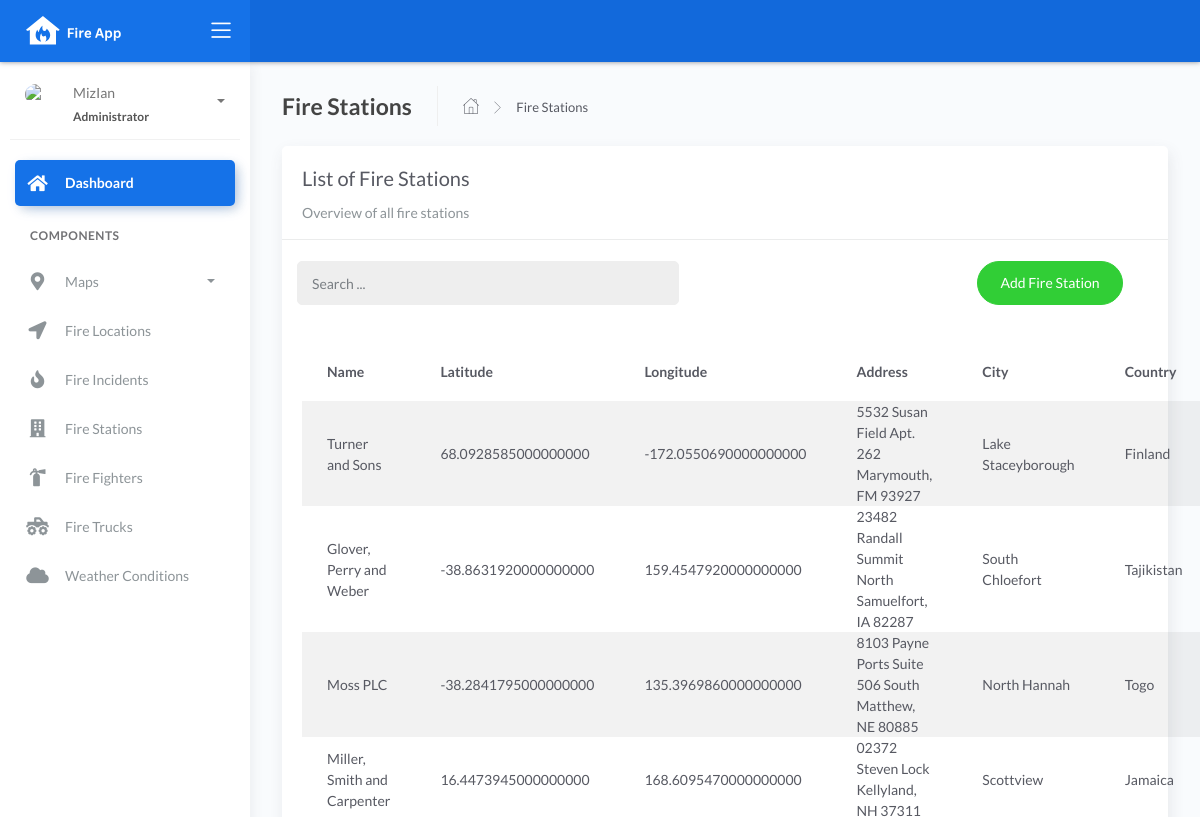
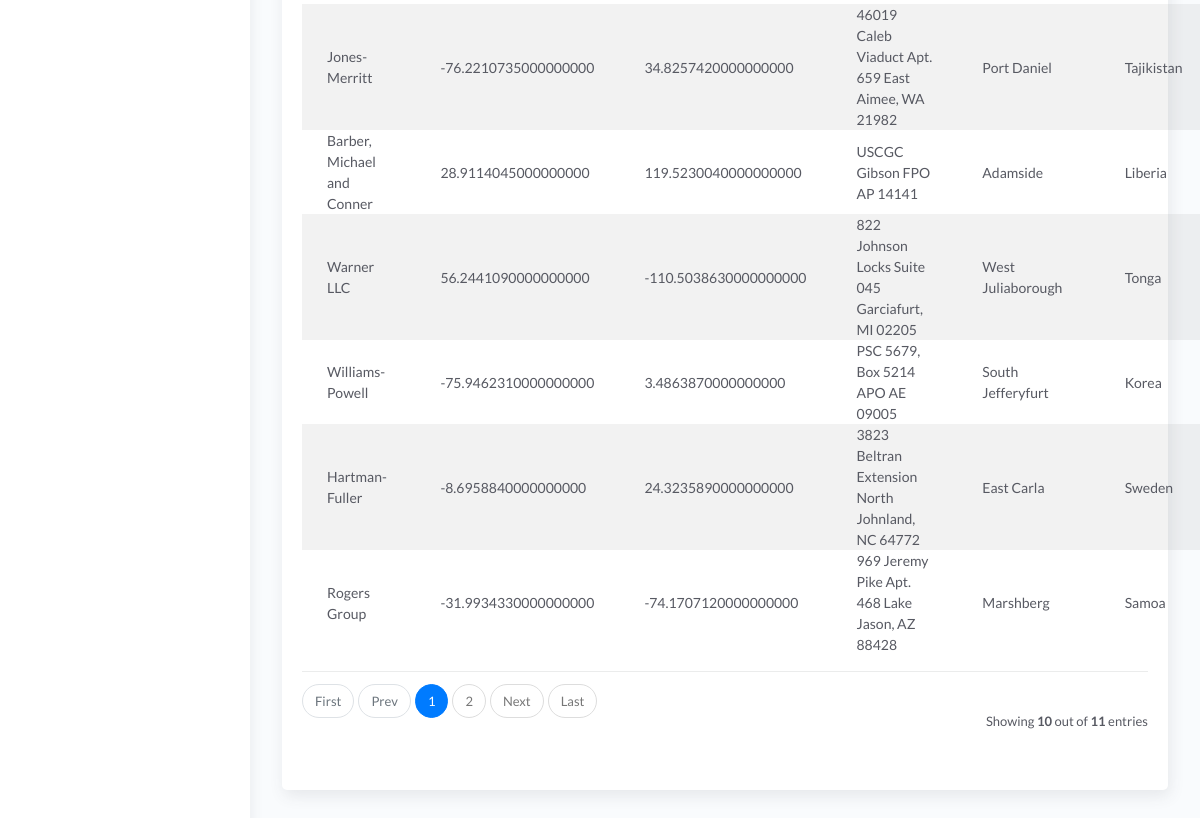
The app's page /firestation_list, older data (2 pictures, top to bottom).
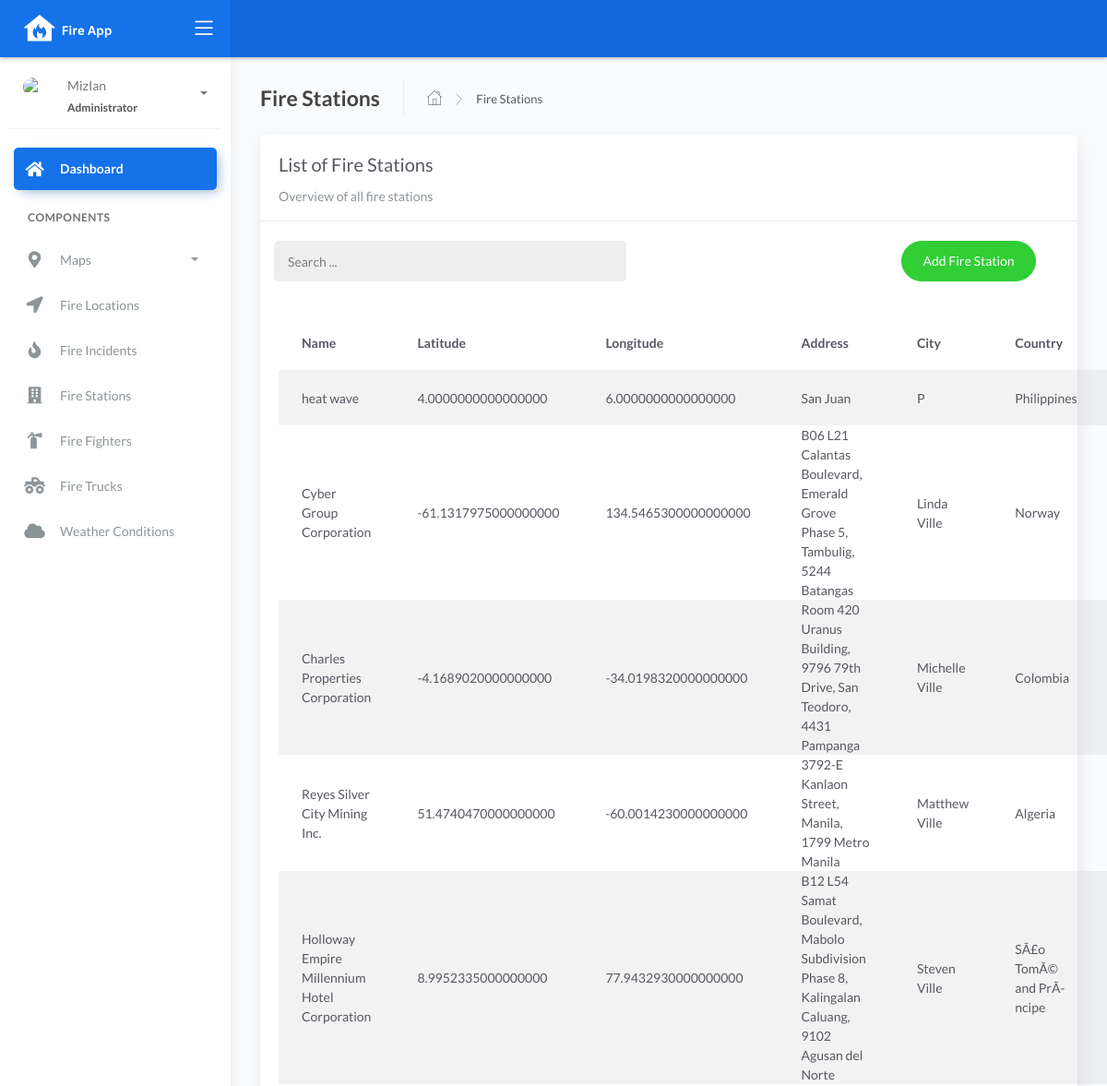
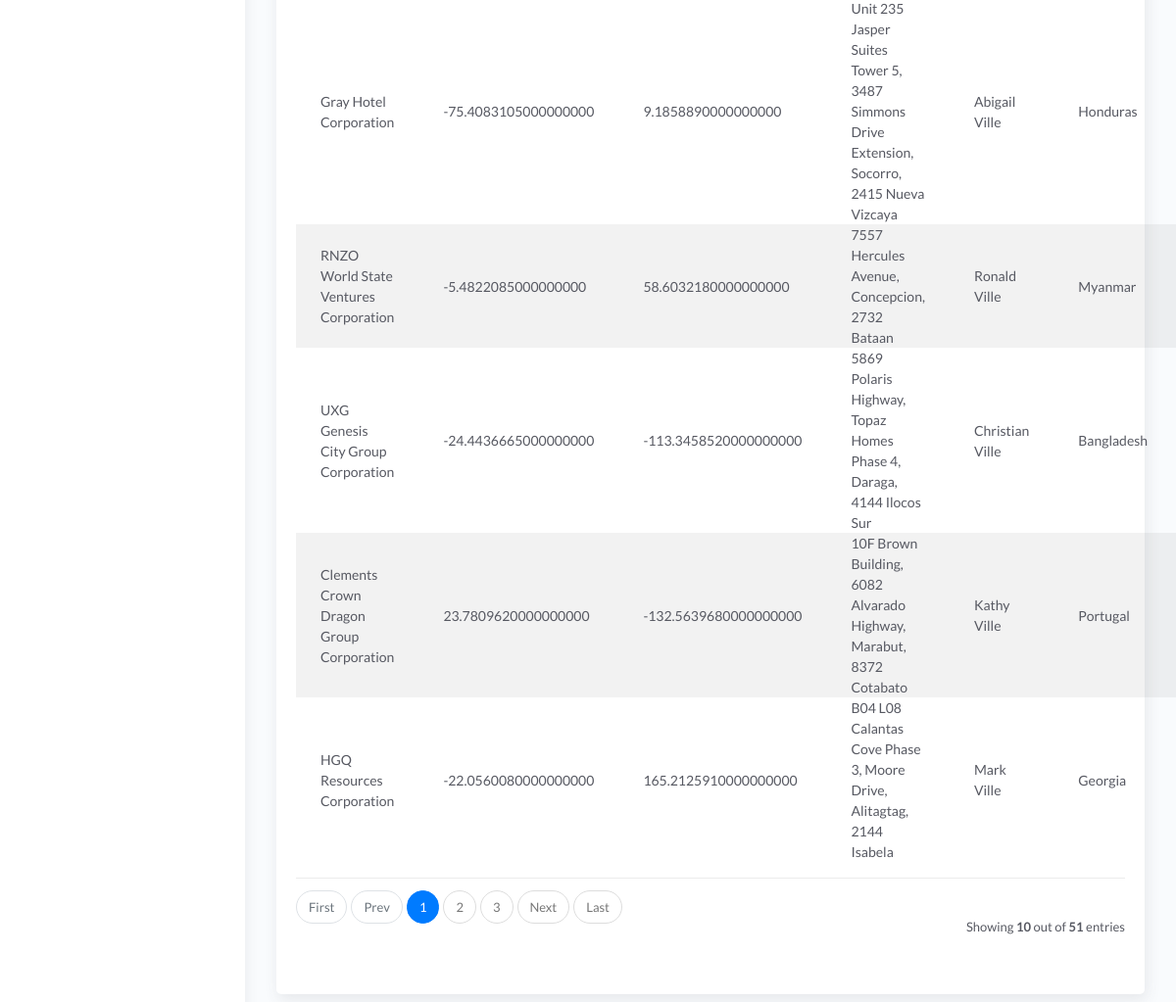
The same page, newer data (2 pictures, top to bottom).
### fire/models.py (models this page shows, shortened)
class BaseModel(models.Model):
    created_at = models.DateTimeField(auto_now_add=True, db_index=True)
    updated_at = models.DateTimeField(auto_now=True)
    class Meta:
        abstract = True

class FireStation(BaseModel):
    name = models.CharField(max_length=150)
    latitude = models.DecimalField(
        max_digits=22, decimal_places=16, null=True, blank=True)
    longitude = models.DecimalField(
        max_digits=22, decimal_places=16, null=True, blank=True)
    address = models.CharField(max_length=150)
    city = models.CharField(max_length=150)  # can be in separate table
    country = models.CharField(max_length=150)  # can be in separate table

### fire/views.py (the view)
# urls.py: path('firestation_list', FireStationList.as_view(), name='firestation-list'),
class FireStationList(ListView):
    model = FireStation
    context_object_name = 'firestation'
    template_name = "firestation_list.html"
    paginate_by = 10
    def get_queryset(self, *args, **kwargs):
         qs = super(FireStationList, self).get_queryset(*args, **kwargs)
         if self.request.GET.get("q") != None:
             query = self.request.GET.get('q')
             qs = qs.filter(Q(name__icontains=query) |
                            Q(address__icontains=query) |
                            Q(city__icontains=query) |
                            Q(country__icontains=query))
         return qs

### templates/firestation_list.html (shortened to what this page needs)
{% extends 'base.html' %} {% load static %} {% block content %}
<div class="content">
    <div class="page-inner">
        <div class="page-header">
            <h4 class="page-title">Fire Stations</h4>
            <ul class="breadcrumbs">
                <li class="nav-home">
                    <a href="{%url 'dashboard-chart' %}">
                    <i class="flaticon-home"></i>
                    </a>
                </li>
                <li class="separator">
                    <i class="flaticon-right-arrow"></i>
                </li>
                <li class="nav-item">
                    <a href="#">Fire Stations</a>
                </li>
            </ul>
        </div>
        <div class="row">
            <div class="col-md-12">
                <div class="card">
                    <div class="card-header">
                        <div class="card-title">List of Fire Stations</div>
                        <div class="card-category">Overview of all fire stations</div>
                    </div>
                    <br>
                        <div class="col-md-12 row">
                            <div class="col-md-6">
                                <form class="navbar-left navbar-form nav-search mr-md-3" action="{% url 'firestation-list' %}">
                                    <div class="input-group">
                                        <input type="text" placeholder="Search ..." class="form-control" name="q">
                                        <div class="input-group-append">
                                        <span class="input-group-text">
                                        </span>
                                        </div>
                                    </div>
                                </form>
                            </div>
                            <div class="col-md-6">
                                <div class="pull-right">
                                    <a href="{% url 'firestation-add'%}" class="btn btn-success btn-rounded">Add Fire Station</a>
                                </div>
                            </div>
                        </div>
                    <div class="card-body">
                        <table class="table table-striped mt-3">
                            <thead>
                                <tr>
                                    <th scope="col">Name</th>
                                    <th scope="col">Latitude</th>
                                    <th scope="col">Longitude</th>
                                    <th scope="col">Address</th>
                                    <th scope="col">City</th>
                                    <th scope="col">Country</th>
                                    <th scope="col">Action</th>
                                </tr>
                            </thead>
                            <tbody>
                                {% for object in object_list %}
                                <tr>
                                    <td>{{ object.name }}</td>
                                    <td>{{ object.latitude }}</td>
                                    <td>{{ object.longitude }}</td>
                                    <td>{{ object.address }}</td>
                                    <td>{{ object.city }}</td>
                                    <td>{{ object.country }}</td>
                                    <td>
                                    </td>
                                </tr>
                                {% empty %}
                                <tr>
                                    <td colspan="4" style="text-align: center">
                                    <p class="text-sm font-weight-bold mb-0">No Records Found</p>
                                    </td>
                                </tr>
                                {% endfor %}
                            </tbody>
                        </table>
                        {% include 'includes/pagination.html' %}
                    </div>
                </div>
            </div>
        </div>
    </div>
</div>
{% endblock %}

### templates/base.html (shortened to what this page needs)
{% load static %}
<!DOCTYPE html>
<html lang="en">
  <head>
    <link rel="stylesheet" href="{% static 'css/bootstrap.min.css' %}" />
    <link rel="stylesheet" href="{% static 'css/atlantis.min.css' %}" />
  </head>
  <body>
    <div class="wrapper">
      <div class="main-header">
        <div class="logo-header" data-background-color="blue">
          <a href="{% url 'dashboard-chart' %}" class="logo">
            <img src="{% static 'img/fireapp.svg' %}" alt="navbar brand" class="navbar-brand" />
          </a>
          <div class="nav-toggle">
            <button class="btn btn-toggle toggle-sidebar">
              <i class="icon-menu"></i>
            </button>
          </div>
        </div>
        <nav class="navbar navbar-header navbar-expand-lg" data-background-color="blue2">
        </nav>
      </div>
      <div class="sidebar sidebar-style-2">
        <div class="sidebar-wrapper scrollbar scrollbar-inner">
          <div class="sidebar-content">
            <div class="user">
              <div class="avatar-sm float-left mr-2">
                <img src="DITO MAGLAGAY NG IMG" alt="..." class="avatar-img rounded-circle" />
              </div>
              <div class="info">
                <a data-toggle="collapse" href="#collapseExample" aria-expanded="true">
                  <span>
                    MizIan
                    <span class="user-level">Administrator</span>
                    <span class="caret"></span>
                  </span>
                </a>
              </div>
            </div>
            <ul class="nav nav-primary">
              <li class="nav-item active">
                <a href="{% url 'dashboard-chart' %}">
                  <i class="fas fa-home"></i>
                  <p>Dashboard</p>
                </a>
              </li>
              <li class="nav-section">
                <h4 class="text-section">Components</h4>
              </li>
              <li class="nav-item">
                <a data-toggle="collapse" href="#maps">
                  <i class="fas fa-map-marker-alt"></i>
                  <p>Maps</p>
                  <span class="caret"></span>
                </a>
              </li>
              <li class="nav-item">
                <a href="{% url 'locations-list' %}">
                  <i class="fas fa-location-arrow"></i>
                  <p>Fire Locations</p>
                </a>
              </li>
              <li class="nav-item">
                <a href="{% url 'incident-list' %}">
                  <i class="fas fa-fire"></i>
                  <p>Fire Incidents</p>
                </a>
              </li>
              <li class="nav-item">
                <a href="{% url 'firestation-list' %}">
                  <i class="fas fa-building"></i>
                  <p>Fire Stations</p>
                </a>
              </li>
              <li class="nav-item">
                <a href="{% url 'firefighters-list' %}">
                  <i class="fas fa-fire-extinguisher"></i>
                  <p>Fire Fighters</p>
                </a>
              </li>
              <li class="nav-item">
                <a href="{% url 'firetruck-list' %}">
                  <i class="fas fa-truck-monster"></i>
                  <p>Fire Trucks</p>
                </a>
              </li>
              <li class="nav-item">
                <a href="{% url 'weather-list' %}">
                  <i class="fas fa-cloud"></i>
                  <p>Weather Conditions</p>
                </a>
              </li>
            </ul>
          </div>
        </div>
      </div>
      <div class="main-panel">
        <div class="content">
          {% block content %}
          {% endblock %}
          </div>
        </div>
      </div>
  </body>
</html>

### templates/includes/pagination.html (shortened to what this page needs)
{% if is_paginated %}
<div class="card-footer px-0 border-0 d-flex flex-column flex-lg-row align-items-center justify-content-between mt-3">
  <nav aria-label="Topics pagination" class="mb-4">
    <ul class="pagination">
      {% if page_obj.number > 1 %}
      <li class="page-item">
        <a class="page-link" href="?page=1">First</a>
      </li>
      {% else %}
      <li class="page-item disabled">
        <span class="page-link">First</span>
      </li>
      {% endif %} {% if page_obj.has_previous %}
      <li class="page-item">
        <a class="page-link" href="?page={{ page_obj.previous_page_number }}">Prev</a>
      </li>
      {% else %}
      <li class="page-item disabled">
        <span class="page-link">Prev</span>
      </li>
      {% endif %} {% for page_num in paginator.page_range %} {% if page_obj.number == page_num %}
      <li class="page-item active">
        <span class="page-link">
          {{ page_num }}
        </span>
      </li>
      {% elif page_num > page_obj.number|add:'-3' and page_num < page_obj.number|add:'3' %}
      <li class="page-item">
        <a class="page-link" href="?page={{ page_num }}">{{ page_num }}</a>
      </li>
      {% endif %} {% endfor %} {% if page_obj.has_next %}
      <li class="page-item">
        <a class="page-link" href="?page={{ page_obj.next_page_number }}">Next</a>
      </li>
      {% else %}
      <li class="page-item disabled">
        <span class="page-link">Next</span>
      </li>
      {% endif %} {% if page_obj.number != paginator.num_pages %}
      <li class="page-item">
        <a class="page-link" href="?page={{ paginator.num_pages }}">Last</a>
      </li>
      {% else %}
      <li class="page-item disabled">
        <span class="page-link">Last</span>
      </li>
      {% endif %}
    </ul>
  </nav>
  <div class="fw-normal small mt-4 mt-lg-0">Showing <b>{{object_list.count}}</b> out of <b>{{paginator.count}}</b> entries</div>
</div>
{% endif %}

Row changes from the older to the newer data that the page shows:
removed FireStation: name "Turner and Sons", latitude "68.0928585000000000", longitude "-172.0550690000000000", address "5532 Susan Field Apt. 262 Marymouth, FM 93927", city "Lake Staceyborough", country "Finland"
removed FireStation: name "Glover, Perry and Weber", latitude "-38.8631920000000000", longitude "159.4547920000000000", address "23482 Randall Summit North Samuelfort, IA 82287", city "South Chloefort", country "Tajikistan"
removed FireStation: name "Moss PLC", latitude "-38.2841795000000000", longitude "135.3969860000000000", address "8103 Payne Ports Suite 506 South Matthew, NE 80885", city "North Hannah", country "Togo"
removed FireStation: name "Miller, Smith and Carpenter", latitude "16.4473945000000000", longitude "168.6095470000000000", address "02372 Steven Lock Kellyland, NH 37311", city "Scottview", country "Jamaica"
removed FireStation: name "Jones-Merritt", latitude "-76.2210735000000000", longitude "34.8257420000000000", address "46019 Caleb Viaduct Apt. 659 East Aimee, WA 21982", city "Port Daniel", country "Tajikistan"
removed FireStation: name "Barber, Michael and Conner", latitude "28.9114045000000000", longitude "119.5230040000000000", address "USCGC Gibson FPO AP 14141", city "Adamside", country "Liberia"
removed FireStation: name "Warner LLC", latitude "56.2441090000000000", longitude "-110.5038630000000000", address "822 Johnson Locks Suite 045 Garciafurt, MI 02205", city "West Juliaborough", country "Tonga"
removed FireStation: name "Williams-Powell", latitude "-75.9462310000000000", longitude "3.4863870000000000", address "PSC 5679, Box 5214 APO AE 09005", city "South Jefferyfurt", country "Korea"
removed FireStation: name "Hartman-Fuller", latitude "-8.6958840000000000", longitude "24.3235890000000000", address "3823 Beltran Extension North Johnland, NC 64772", city "East Carla", country "Sweden"
removed FireStation: name "Rogers Group", latitude "-31.9934330000000000", longitude "-74.1707120000000000", address "969 Jeremy Pike Apt. 468 Lake Jason, AZ 88428", city "Marshberg", country "Samoa"
added FireStation: name "heat wave", latitude "4.0000000000000000", longitude "6.0000000000000000", address "San Juan", city "P", country "Philippines"
added FireStation: name "Cyber Group Corporation", latitude "-61.1317975000000000", longitude "134.5465300000000000", address "B06 L21 Calantas Boulevard, Emerald Grove Phase 5, Tambulig, 5244 Batangas", city "Linda Ville", country "Norway"
added FireStation: name "Charles Properties Corporation", latitude "-4.1689020000000000", longitude "-34.0198320000000000", address "Room 420 Uranus Building, 9796 79th Drive, San Teodoro, 4431 Pampanga", city "Michelle Ville", country "Colombia"
added FireStation: name "Reyes Silver City Mining Inc.", latitude "51.4740470000000000", longitude "-60.0014230000000000", address "3792-E Kanlaon Street, Manila, 1799 Metro Manila", city "Matthew Ville", country "Algeria"
added FireStation: name "Holloway Empire Millennium Hotel Corporation", latitude "8.9952335000000000", longitude "77.9432930000000000", address "B12 L54 Samat Boulevard, Mabolo Subdivision Phase 8, Kalingalan Caluang, 9102 Agusan del Norte", city "Steven Ville", country "SÃ£o TomÃ© and PrÃ­ncipe"
added FireStation: name "Gray Hotel Corporation", latitude "-75.4083105000000000", longitude "9.1858890000000000", address "Unit 235 Jasper Suites Tower 5, 3487 Simmons Drive Extension, Socorro, 2415 Nueva Vizcaya", city "Abigail Ville", country "Honduras"
added FireStation: name "RNZO World State Ventures Corporation", latitude "-5.4822085000000000", longitude "58.6032180000000000", address "7557 Hercules Avenue, Concepcion, 2732 Bataan", city "Ronald Ville", country "Myanmar"
added FireStation: name "UXG Genesis City Group Corporation", latitude "-24.4436665000000000", longitude "-113.3458520000000000", address "5869 Polaris Highway, Topaz Homes Phase 4, Daraga, 4144 Ilocos Sur", city "Christian Ville", country "Bangladesh"
added FireStation: name "Clements Crown Dragon Group Corporation", latitude "23.7809620000000000", longitude "-132.5639680000000000", address "10F Brown Building, 6082 Alvarado Highway, Marabut, 8372 Cotabato", city "Kathy Ville", country "Portugal"
added FireStation: name "HGQ Resources Corporation", latitude "-22.0560080000000000", longitude "165.2125910000000000", address "B04 L08 Calantas Cove Phase 3, Moore Drive, Alitagtag, 2144 Isabela", city "Mark Ville", country "Georgia"
Text that changed along with them:
{{ paginator.count }}: "11" → "51"
new list line: "3"
